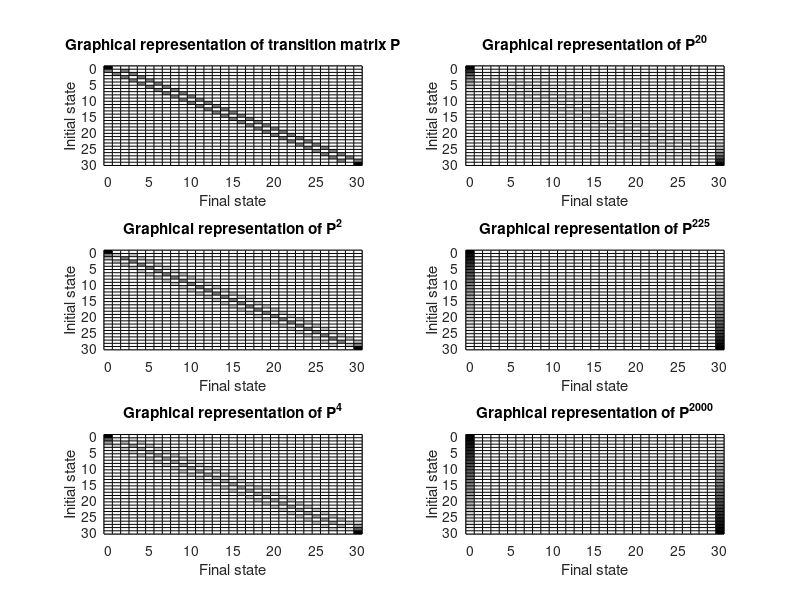

MATLAB code for this plot:
% gambler.m  sets up the transition matrix for Gambler's wealth.

N=30;             % total wealth at the table
p=0.5;            % probability of increasing wealth by 1
q=1-p;

P=zeros(N+1);     % set up transition matrix
                  % rows 1..31 correspond to wealths 0..30
for i=2:30,
   P(i,i-1)=q;
   P(i,i+1)=p;
end
P(1,1)=1;         % stay at 0 wealth
P(N+1,N+1)=1;     % stay at wealth N

mu=zeros(1,N+1);  % set up initial distribution
mu(11)=1;         % start with wealth 10


x=-0.5:1:30.5;    % x values to make heat maps of powers of P
y=x;              % y values to make heat maps of powers of P

subplot(3,2,1);

pcolor(x, y, [[P zeros(N+1,1)]' zeros(N+2,1)]');
axis ij;
title('Graphical representation of transition matrix P');
xlabel('Final state');
ylabel('Initial state');
%shading flat

subplot(3,2,3);

pcolor(x, y, [[P^2 zeros(N+1,1)]' zeros(N+2,1)]');
axis ij;
title('Graphical representation of P^2');
xlabel('Final state');
ylabel('Initial state');
%shading flat

subplot(3,2,5);

pcolor(x, y, [[P^4 zeros(N+1,1)]' zeros(N+2,1)]');
axis ij;
title('Graphical representation of P^{4}');
xlabel('Final state');
ylabel('Initial state');
%shading flat

subplot(3,2,2);

pcolor(x, y, [[P^20 zeros(N+1,1)]' zeros(N+2,1)]');
axis ij;
title('Graphical representation of P^{20}');
xlabel('Final state');
ylabel('Initial state');
%shading flat

subplot(3,2,4);

pcolor(x, y, [[P^225 zeros(N+1,1)]' zeros(N+2,1)]');
axis ij;
title('Graphical representation of P^{225}');
xlabel('Final state');
ylabel('Initial state');
%shading flat

subplot(3,2,6);

pcolor(x, y, [[P^2000 zeros(N+1,1)]' zeros(N+2,1)]');
axis ij;
title('Graphical representation of P^{2000}');
xlabel('Final state');
ylabel('Initial state');
%shading flat


% use black for probability 1, white for probability 0 by reversing the colormap
map = colormap('gray');
map = flipud(map);
colormap(map);


% Helpful code for displaying matrices

%fprintf('%4.3f %4.3f %4.3f %4.3f %4.3f %4.3f %4.3f %4.3f %4.3f %4.3f %4.3f %4.3f %4.3f %4.3f %4.3f %4.3f %4.3f %4.3f %4.3f %4.3f %4.3f %4.3f %4.3f %4.3f %4.3f %4.3f %4.3f %4.3f %4.3f %4.3f %4.3f\n', P')

%A=P^225;
%A=[(0:30)' A];

%fprintf('%2d | %4.3f %4.3f %4.3f %4.3f %4.3f %4.3f %4.3f %4.3f %4.3f %4.3f %4.3f %4.3f %4.3f %4.3f %4.3f %4.3f %4.3f %4.3f %4.3f %4.3f %4.3f %4.3f %4.3f %4.3f %4.3f %4.3f %4.3f %4.3f %4.3f %4.3f %4.3f |\n', A')

